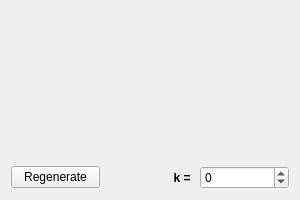
<?xml version="1.0" encoding="UTF-8"?>
<ui version="4.0">
 <class>t3</class>
 <widget class="QWidget" name="t3">
  <property name="geometry">
   <rect>
    <x>0</x>
    <y>0</y>
    <width>300</width>
    <height>200</height>
   </rect>
  </property>
  <property name="windowTitle">
   <string>task_3</string>
  </property>
  <layout class="QGridLayout" name="gridLayout">
   <item row="1" column="0">
    <widget class="QPushButton" name="pushButton">
     <property name="text">
      <string>Regenerate</string>
     </property>
    </widget>
   </item>
   <item row="1" column="2">
    <widget class="QSpinBox" name="spinBox">
     <property name="minimum">
      <number>-99</number>
     </property>
    </widget>
   </item>
   <item row="0" column="0" colspan="3">
    <widget class="QLabel" name="label">
     <property name="text">
      <string/>
     </property>
     <property name="buddy">
      <cstring>pushButton</cstring>
     </property>
    </widget>
   </item>
   <item row="1" column="1">
    <widget class="QLabel" name="label_2">
     <property name="font">
      <font>
       <bold>true</bold>
      </font>
     </property>
     <property name="text">
      <string>k = </string>
     </property>
     <property name="alignment">
      <set>Qt::AlignRight|Qt::AlignTrailing|Qt::AlignVCenter</set>
     </property>
    </widget>
   </item>
  </layout>
 </widget>
 <resources/>
 <connections/>
</ui>
